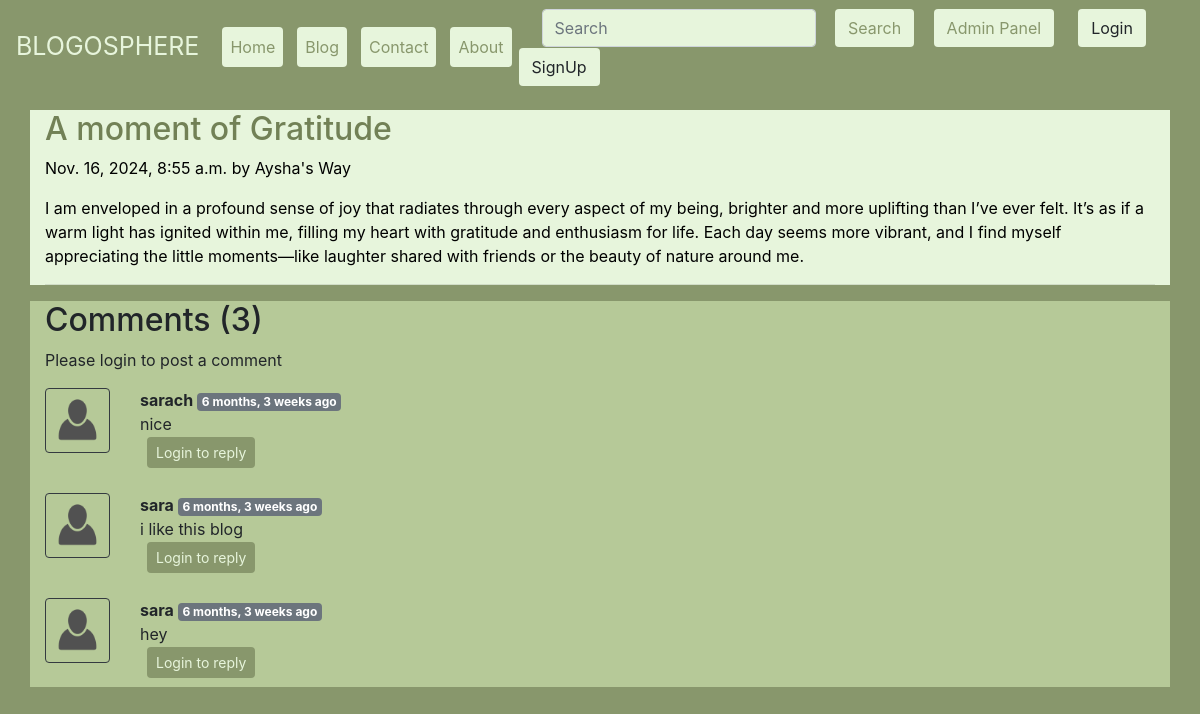
The app's page /blog/heart enthusiasm with its own data.
### blog/models.py (models this page shows, shortened)
class Post(models.Model):
    sno=models.AutoField(primary_key=True)
    title=models.CharField(max_length=255)
    author=models.CharField(max_length=14)
    slug=models.CharField(max_length=130)
    timeStamp=models.DateTimeField(blank=True)
    content=models.TextField()

class BlogComment(models.Model):
    sno= models.AutoField(primary_key=True)
    comment=models.TextField()
    user=models.ForeignKey(User, on_delete=models.CASCADE)
    post=models.ForeignKey(Post, on_delete=models.CASCADE)
    parent=models.ForeignKey('self',on_delete=models.CASCADE, null=True )
    timestamp= models.DateTimeField(default=now)

### blog/views.py (the view)
# urls.py: path('<str:slug>', views.blogPost, name="blogPost"),
def blogPost(request, slug):
    post=Post.objects.filter(slug=slug).first()
    comments= BlogComment.objects.filter(post=post, parent=None)
    replies= BlogComment.objects.filter(post=post).exclude(parent=None)
    replyDict={}
    for reply in replies:
        if reply.parent.sno not in replyDict.keys():
            replyDict[reply.parent.sno]=[reply]
        else:
            replyDict[reply.parent.sno].append(reply)
    context={'post':post, 'comments': comments, 'user': request.user, 'replyDict': replyDict}
    return render(request, "blog/blogPost.html", context)

### blog/templatetags/extras.py (called while the page is built)
@register.filter(name='get_val')
def get_val(dict, key):
    return dict.get(key)

### templates/blog/blogPost.html (shortened to what this page needs)
{% extends 'base.html' %}
{% block body %}
{% load humanize %}
{% load extras %}
<div  style="background-color:#E7F5DC;  color: #88976C ; " class="container my-3">
    <h2 style="color: #728156; " class="blog-post-title">{{post.title}}</h2>
    <p style="color: black; " class="blog-post-meta">{{post.timeStamp}} by <a  style="color: black; " href="/about">{{post.author}}</a></p>
    <p style="color: black; " >{{post.content|safe}}</p>
    <hr>
</div>
<div style="background-color: #B6C998; " class="container">
    <h2  style="background-color: #B6C998; "> Comments ({{comments.count}}) </h2>
    <div class="my-2">
        {% if user.is_authenticated %}
        <form action="/blog/postComment" method="post">
            {% csrf_token %}
            <div class="form-group">
                <label for="exampleInputEmail1">Post Comment </label>
                <input  style="background-color: #E7F5DC; "type="text" class="form-control" name="comment" placeholder="Enter comment here">
            </div>
            <input type="hidden" name="postSno" value="{{post.sno}}">
            <input type="hidden" name="parentSno" value="">
            <button style="background-color: #88976C;    color:#E7F5DC ; border-radius: 4px; margin: 1px 7px;"  type="submit" class="btn">Submit</button>
        </form>
        {% else %}
        Please login to post a comment
        {% endif %}
    </div>
    {% for comment in comments %}
    <div class="row my-3">
        <div class="col-md-1  ">
            <img class="rounded mx-auto d-block w-100 border border-dark p-2" src="/static/img/user2.png" alt="user">
        </div>
        <div class="col-md-11 ">
            <b> {{comment.user.username}} </b> <span class="badge badge-secondary ">{{comment.timestamp| naturaltime}}</span>
            <div>{{comment.comment}}</div>
            <div class="reply mx-0">
                {% if user.is_authenticated %}
                <button style="background-color: #88976C;    color:#E7F5DC ; border-radius: 4px; margin: 1px 7px;"  class="btn btn-sm " type="button" data-toggle="collapse" data-target="#replyBox{{comment.sno}}" aria-expanded="false" aria-controls="replyBox{{comment.sno}}">
                    Reply
                </button>
                <div  style="background-color: #E7F5DC;"  class="collapse" id="replyBox{{comment.sno}}">
                    <div   style="background-color: #E7F5DC;" class="card card-body my-2">
                        <form action="/blog/postComment" method="post">
                            {% csrf_token %}
                            <div  class="form-group">
                                <label for="comment">Post a reply </label>
                                <input style="background-color:#E7F5DC;" type="text" class="form-control" name="comment" placeholder="Enter comment here">
                                <input type="hidden" name="parentSno" value="{{comment.sno}}">
                            </div>
                            <input type="hidden" name="postSno" value="{{post.sno}}">
                            <button style="background-color: #88976C;    color:#E7F5DC ; border-radius: 4px; margin: 1px 7px;" type="submit" class="btn ">Submit</button>
                        </form>
                    </div>
                </div>
                {% else %}
              <button  style="background-color: #88976C;    color:#E7F5DC ; border-radius: 4px; margin: 1px 7px;" class="btn btn-sm" type="button" data-toggle="collapse"  data-target="#loginModal" aria-expanded="false" aria-controls="replyBox{{comment.sno}}" data-target="#loginModal">
                    Login to reply
                </button>
                {% endif %}
            </div>
        </div>
    </div>
    {% endfor %}
</div>
{% endblock %}

### records on screen
Post: title "A moment of Gratitude", timeStamp "Nov. 16, 2024, 8:55 a.m.", author "Aysha's Way", content "I am enveloped in a profound sense of joy that radiates through every aspect of my being, brighter and more uplifting than I’ve ever felt. It’s as if a warm light has ignited within me, filling my heart with gratitude and enthusiasm for life. Each day seems more vibrant, and I find myself appreciating the little moments—like laughter shared with friends or the beauty of nature around me."
BlogComment: user.username "sarach", timestamp "6 months, 3 weeks ago", comment "nice"
BlogComment: user.username "sara", timestamp "6 months, 3 weeks ago", comment "i like this blog"
BlogComment: user.username "sara", timestamp "6 months, 3 weeks ago", comment "hey"

### other values on screen
{{ comments.count }} "3"
